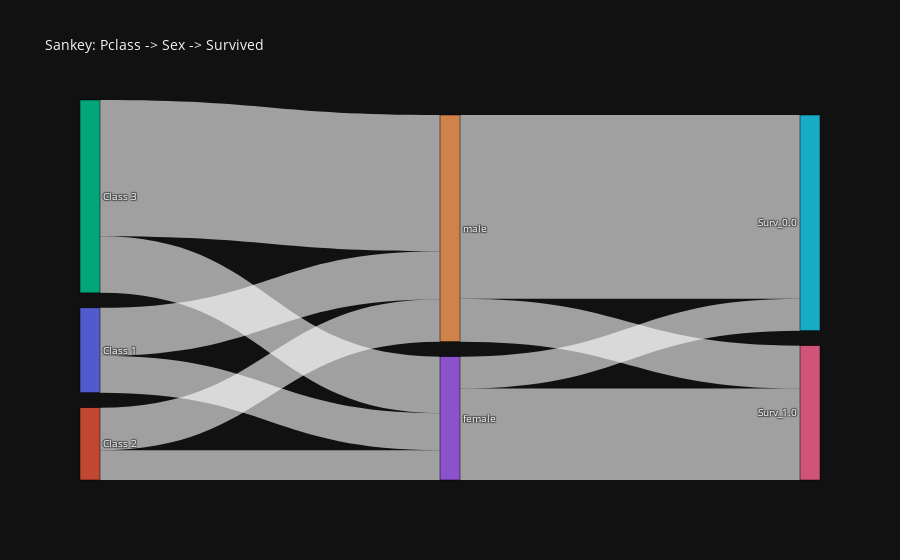

Notebook code for this chart:
### Markdown cell above
Sankey Diagram: показывает связь класса, пола и выживания

### Code cell
# Построим Sankey: Pclass -> Sex -> Survived
sank_df = df.reset_index().dropna(subset=['Pclass','Sex','Survived'])
sank_df['SurvivedStr'] = sank_df['Survived'].astype(str)

labels = []
pclasses = sorted(sank_df['Pclass'].unique())
sexes = sorted(sank_df['Sex'].unique())
survs = sorted(sank_df['SurvivedStr'].unique())

labels = [f'Class {c}' for c in pclasses] + [str(s) for s in sexes] + [f'Surv_{s}' for s in survs]

def label_index(l):
    return labels.index(l)

source = []
target = []
value = []

# Class -> Sex
for c in pclasses:
    for s in sexes:
        cnt = len(sank_df[(sank_df['Pclass']==c) & (sank_df['Sex']==s)])
        if cnt>0:
            source.append(label_index(f'Class {c}'))
            target.append(label_index(str(s)))
            value.append(cnt)

# Sex -> Survived
for s in sexes:
    for sv in survs:
        cnt = len(sank_df[(sank_df['Sex']==s) & (sank_df['SurvivedStr']==sv)])
        if cnt>0:
            source.append(label_index(str(s)))
            target.append(label_index(f'Surv_{sv}'))
            value.append(cnt)

sank_fig = go.Figure(data=[go.Sankey(
    node = dict(
      pad = 15,
      thickness = 20,
      line = dict(color = 'black', width = 0.5),
      label = labels,
    ),
    link = dict(
      source = source,
      target = target,
      value =  value
  ))])
sank_fig.update_layout(title_text='Sankey: Pclass -> Sex -> Survived', font_size=10)
sank_fig

### Figure 1 — Plotly figure (JSON) as saved in the notebook; plotly's stock layout.template omitted (floating-point values rounded to 4 significant figures)
{"data": [{"link": {"source": [0, 0, 1, 1, 2, 2, 3, 3, 4, 4], "target": [3, 4, 3, 4, 3, 4, 5, 6, 5, 6], "value": [94, 122, 76, 108, 144, 347, 81, 233, 468, 109]}, "node": {"label": ["Class 1", "Class 2", "Class 3", "female", "male", "Surv_0.0", "Surv_1.0"], "line": {"color": "black", "width": 0.5}, "pad": 15, "thickness": 20}, "type": "sankey"}], "layout": {"title": {"text": "Sankey: Pclass -> Sex -> Survived"}, "font": {"size": 10}}}
